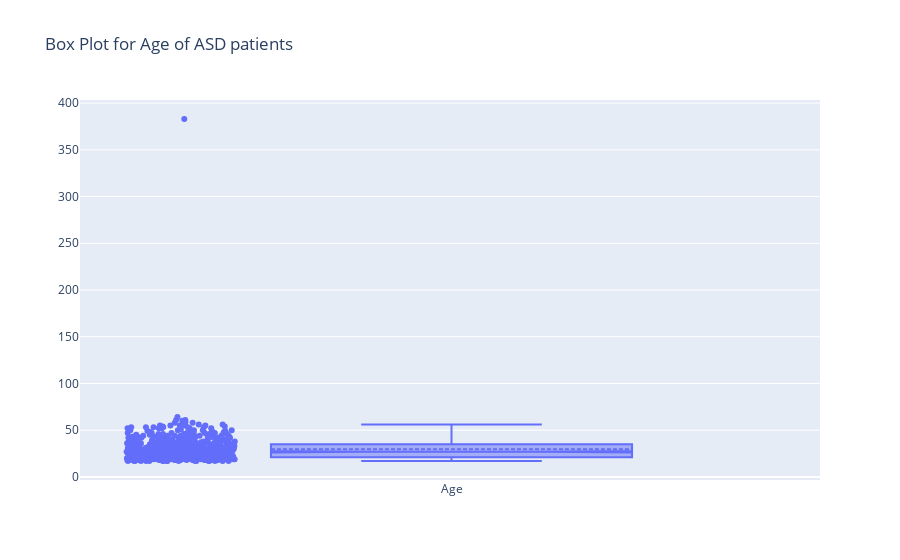

The cell this chart's notebook holds for it:
### Code cell
fig = make_subplots(rows=1, cols=1)
fig.add_trace(go.Box( y = data.age, name="Age", boxmean=True, boxpoints='all', notched=True),
              row=1, col=1)
fig.update_layout(title="Box Plot for Age of ASD patients")

### Figure 1 — Plotly figure (JSON) as saved in the notebook; plotly's stock layout.template omitted (floating-point values rounded to 4 significant figures; data arrays with more than 128 entries replaced by an {"elided": "..."} marker saying what was removed)
{"data": [{"boxmean": true, "boxpoints": "all", "name": "Age", "notched": true, "type": "box", "xaxis": "x", "y": {"elided": "704 int values"}, "yaxis": "y"}], "layout": {"title": {"text": "Box Plot for Age of ASD patients"}, "xaxis": {"anchor": "y", "domain": [0, 1]}, "yaxis": {"anchor": "x", "domain": [0, 1]}}}
